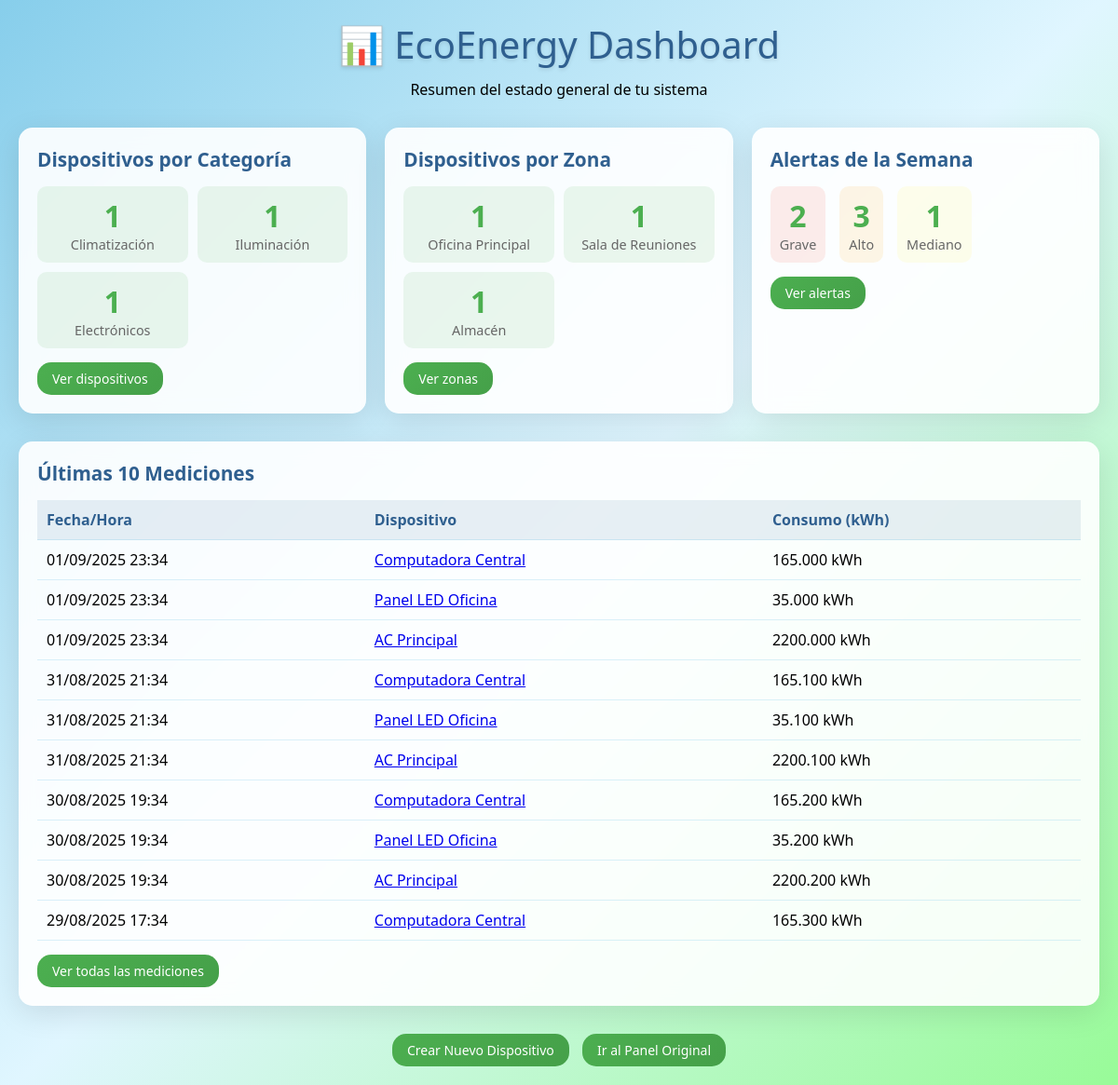
The page / on the database its author committed.
### dispositivos/models.py (models this page shows, shortened)
class Category(models.Model):
    organization = models.ForeignKey(Organization, on_delete=models.CASCADE, related_name='categories')
    name = models.CharField(max_length=100)
    description = models.TextField(blank=True, null=True)
    created_at = models.DateTimeField(auto_now_add=True)
    updated_at = models.DateTimeField(auto_now=True)
    deleted_at = models.DateTimeField(null=True, blank=True)
    class Meta:
        verbose_name_plural = "Categories"
        unique_together = ['name', 'organization']

class Zone(models.Model):
    organization = models.ForeignKey(Organization, on_delete=models.CASCADE, related_name='zones')
    name = models.CharField(max_length=100)
    description = models.TextField(blank=True, null=True)
    location = models.CharField(max_length=200)
    max_capacity = models.DecimalField(max_digits=10, decimal_places=2, help_text="Maximum capacity in kW")
    created_at = models.DateTimeField(auto_now_add=True)
    updated_at = models.DateTimeField(auto_now=True)
    deleted_at = models.DateTimeField(null=True, blank=True)
    class Meta:
        unique_together = ['name', 'organization']

class Measurement(models.Model):
    organization = models.ForeignKey(Organization, on_delete=models.CASCADE, related_name='measurements')
    device = models.ForeignKey(Device, on_delete=models.CASCADE, related_name='measurements')
    consumption_kwh = models.DecimalField(max_digits=10, decimal_places=3)
    timestamp = models.DateTimeField(default=timezone.now)
    created_at = models.DateTimeField(auto_now_add=True)
    updated_at = models.DateTimeField(auto_now=True)
    deleted_at = models.DateTimeField(null=True, blank=True)
    class Meta:
        verbose_name_plural = "Measurements"
        ordering = ['-timestamp']

class Device(models.Model):
    STATUS_CHOICES = [
        ('active', 'Active'),
        ('inactive', 'Inactive'),
        ('maintenance', 'Under Maintenance'),
    ]
    organization = models.ForeignKey(Organization, on_delete=models.CASCADE, related_name='devices')
    name = models.CharField(max_length=150)
    model = models.CharField(max_length=100)
    power_watts = models.PositiveIntegerField(help_text="Power in watts")
    category = models.ForeignKey(Category, on_delete=models.CASCADE, related_name='devices')
    zone = models.ForeignKey(Zone, on_delete=models.CASCADE, related_name='devices')
    status = models.CharField(max_length=20, choices=STATUS_CHOICES, default='active')
    consumption = models.IntegerField(help_text="Current consumption in watts")
    created_at = models.DateTimeField(auto_now_add=True)
    updated_at = models.DateTimeField(auto_now=True)
    deleted_at = models.DateTimeField(null=True, blank=True)
    class Meta:
        unique_together = ['name', 'zone']

### dispositivos/views.py (the view)
# urls.py: path('', dashboard, name='dashboard'),  # HU1 - Dashboard
def dashboard(request):
    try:
        organization = Organization.objects.first()
        if not organization:
            organization = Organization.objects.create(
                name="Demo Organization",
                email="demo@ecoenergy.com"
            )
    except:
        organization = None
    if organization:
        latest_measurements = Measurement.objects.filter(
            organization=organization
        ).select_related('device').order_by('-timestamp')[:10]
        devices_by_category = {}
        categories = Category.objects.filter(organization=organization)
        for category in categories:
            count = Device.objects.filter(category=category, organization=organization).count()
            devices_by_category[category.name] = count
        devices_by_zone = {}
        zones = Zone.objects.filter(organization=organization)
        for zone in zones:
            count = Device.objects.filter(zone=zone, organization=organization).count()
            devices_by_zone[zone.name] = count
        week_ago = timezone.now() - timedelta(days=7)
        alerts_by_severity = {}
        severities = ['Grave', 'Alto', 'Mediano']
        for severity in severities:
            count = Alert.objects.filter(
                organization=organization,
                alert_date__gte=week_ago,
                severity=severity
            ).count()
            alerts_by_severity[severity] = count
    else:
        latest_measurements = []
        devices_by_category = {}
        devices_by_zone = {}
        alerts_by_severity = {}
    context = {
        'latest_measurements': latest_measurements,
        'devices_by_category': devices_by_category,
        'devices_by_zone': devices_by_zone,
        'alerts_by_severity': alerts_by_severity,
    }
    return render(request, "dispositivos/dashboard.html", context)

### dispositivos/templates/dispositivos/dashboard.html (shortened to what this page needs)
<!DOCTYPE html>
<html lang="es">
  <head>
  </head>
  <body>
    <div class="container">
      <div class="header">
        <h1>📊 EcoEnergy Dashboard</h1>
        <p>Resumen del estado general de tu sistema</p>
      </div>
      <div class="dashboard-grid">
        <div class="card">
          <h3>Dispositivos por Categoría</h3>
          {% if devices_by_category %}
          <div class="stats-grid">
            {% for category, count in devices_by_category.items %}
            <div class="stat-item">
              <div class="stat-number">{{ count }}</div>
              <div class="stat-label">{{ category }}</div>
            </div>
            {% endfor %}
          </div>
          {% else %}
          <div class="empty-state">No hay categorías disponibles</div>
          {% endif %}
          <a href="{% url 'device_list' %}" class="link-button"
            >Ver dispositivos</a
          >
        </div>
        <div class="card">
          <h3>Dispositivos por Zona</h3>
          {% if devices_by_zone %}
          <div class="stats-grid">
            {% for zone, count in devices_by_zone.items %}
            <div class="stat-item">
              <div class="stat-number">{{ count }}</div>
              <div class="stat-label">{{ zone }}</div>
            </div>
            {% endfor %}
          </div>
          {% else %}
          <div class="empty-state">No hay zonas disponibles</div>
          {% endif %}
          <a href="{% url 'device_list' %}" class="link-button">Ver zonas</a>
        </div>
        <div class="card">
          <h3>Alertas de la Semana</h3>
          {% if alerts_by_severity %}
          <div class="alert-severity">
            <div class="stat-item alert-grave">
              <div class="stat-number">{{ alerts_by_severity.Grave }}</div>
              <div class="stat-label">Grave</div>
            </div>
            <div class="stat-item alert-alto">
              <div class="stat-number">{{ alerts_by_severity.Alto }}</div>
              <div class="stat-label">Alto</div>
            </div>
            <div class="stat-item alert-mediano">
              <div class="stat-number">{{ alerts_by_severity.Mediano }}</div>
              <div class="stat-label">Mediano</div>
            </div>
          </div>
          {% else %}
          <div class="empty-state">No hay alertas esta semana</div>
          {% endif %}
          <a href="{% url 'alert_summary' %}" class="link-button"
            >Ver alertas</a
          >
        </div>
      </div>
      <div class="card">
        <h3>Últimas 10 Mediciones</h3>
        {% if latest_measurements %}
        <table class="measurements-table">
          <thead>
            <tr>
              <th>Fecha/Hora</th>
              <th>Dispositivo</th>
              <th>Consumo (kWh)</th>
            </tr>
          </thead>
          <tbody>
            {% for measurement in latest_measurements %}
            <tr>
              <td>{{ measurement.timestamp|date:"d/m/Y H:i" }}</td>
              <td>
                <a href="{% url 'device_detail' measurement.device.id %}">
                  {{ measurement.device.name }}
                </a>
              </td>
              <td>{{ measurement.consumption_kwh }} kWh</td>
            </tr>
            {% endfor %}
          </tbody>
        </table>
        <div style="margin-top: 15px">
          <a href="{% url 'measurement_list' %}" class="link-button"
            >Ver todas las mediciones</a
          >
        </div>
        {% else %}
        <div class="empty-state">No hay mediciones disponibles</div>
        {% endif %}
      </div>
      <div style="text-align: center; margin-top: 30px">
        <a href="{% url 'crear_dispositivo' %}" class="link-button"
          >Crear Nuevo Dispositivo</a
        >
        <a
          href="{% url 'panel' %}"
          class="link-button"
          style="margin-left: 10px"
          >Ir al Panel Original</a
        >
      </div>
    </div>
  </body>
</html>

### dispositivos/templates/dispositivos/dashboard.html (style rules this page uses)
* { margin: 0; padding: 0; box-sizing: border-box; }
body { font-family: "Segoe UI", Tahoma, Geneva, Verdana, sans-serif; background: linear-gradient( 135deg, #87ceeb 0%, #e0f6ff 50%, #98fb98 100% ); min-height: 100vh; padding: 20px; }
.container { max-width: 1200px; margin: 0 auto; }
.header { text-align: center; margin-bottom: 30px; }
.header h1 { color: #2f5f8f; font-size: 2.5em; font-weight: 300; text-shadow: 0 2px 4px rgba(0, 0, 0, 0.1); margin-bottom: 10px; }
.dashboard-grid { display: grid; grid-template-columns: repeat(auto-fit, minmax(300px, 1fr)); gap: 20px; margin-bottom: 30px; }
.card { background: rgba(255, 255, 255, 0.9); backdrop-filter: blur(10px); border-radius: 15px; padding: 20px; box-shadow: 0 8px 32px rgba(0, 0, 0, 0.1); }
.card h3 { color: #2f5f8f; margin-bottom: 15px; font-size: 1.3em; }
.stats-grid { display: grid; grid-template-columns: repeat(auto-fit, minmax(120px, 1fr)); gap: 10px; margin-bottom: 15px; }
.stat-item { background: rgba(76, 175, 80, 0.1); padding: 10px; border-radius: 10px; text-align: center; }
.stat-number { font-size: 2em; font-weight: bold; color: #4caf50; }
.stat-label { font-size: 0.9em; color: #666; }
.alert-severity { display: flex; gap: 15px; margin-bottom: 15px; }
.alert-grave { background: rgba(244, 67, 54, 0.1); color: #f44336; }
.alert-alto { background: rgba(255, 152, 0, 0.1); color: #ff9800; }
.alert-mediano { background: rgba(255, 235, 59, 0.1); color: #ffc107; }
.measurements-table { width: 100%; border-collapse: collapse; margin-top: 10px; }
.measurements-table th, .measurements-table td { padding: 10px; text-align: left; border-bottom: 1px solid rgba(135, 206, 235, 0.3); }
.measurements-table th { background: rgba(47, 95, 143, 0.1); color: #2f5f8f; }
.link-button { background: linear-gradient(135deg, #4caf50, #45a049); color: white; padding: 8px 16px; text-decoration: none; border-radius: 15px; font-size: 14px; font-weight: 500; display: inline-block; transition: all 0.3s ease; }

### rows shown on the page
Category: devices_by_category "Climatización"
Category: devices_by_category "Iluminación"
Category: devices_by_category "Electrónicos"
Zone: devices_by_zone "Oficina Principal"
Zone: devices_by_zone "Sala de Reuniones"
Zone: devices_by_zone "Almacén"
Measurement: timestamp "01/09/2025 23:34", device.name "Computadora Central", consumption_kwh "165.000"
Measurement: timestamp "01/09/2025 23:34", device.name "Panel LED Oficina", consumption_kwh "35.000"
Measurement: timestamp "01/09/2025 23:34", device.name "AC Principal", consumption_kwh "2200.000"
Measurement: timestamp "31/08/2025 21:34", device.name "Computadora Central", consumption_kwh "165.100"
Measurement: timestamp "31/08/2025 21:34", device.name "Panel LED Oficina", consumption_kwh "35.100"
Measurement: timestamp "31/08/2025 21:34", device.name "AC Principal", consumption_kwh "2200.100"
Measurement: timestamp "30/08/2025 19:34", device.name "Computadora Central", consumption_kwh "165.200"
Measurement: timestamp "30/08/2025 19:34", device.name "Panel LED Oficina", consumption_kwh "35.200"
Measurement: timestamp "30/08/2025 19:34", device.name "AC Principal", consumption_kwh "2200.200"
Measurement: timestamp "29/08/2025 17:34", device.name "Computadora Central", consumption_kwh "165.300"

### other values the page prints
{{ count }} "1" "1" "1"
{{ alerts_by_severity.Grave }} "2"
{{ alerts_by_severity.Alto }} "3"
{{ alerts_by_severity.Mediano }} "1"
